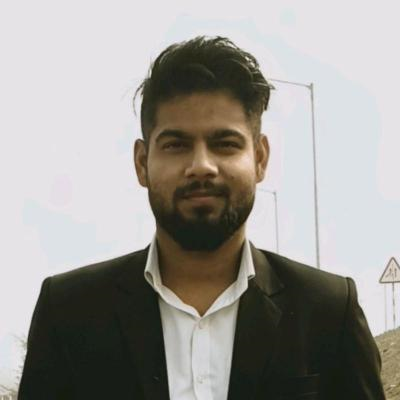
#> input picture Projects/Face & Eyes Detection from Image/Assets/Examples/dev.png, 400 x 400 px
$ jupyter execute Run.ipynb   (shell and % lines are left out)
#> lines starting #> are read from the running program, lines starting #| are printed output that depends on the picture; after the words box and inside, x2 and y2 are one past the last pixel; in counts of white or black regions, pixels touching at a corner belong together
[cell 1]
#install necessary libraries

[cell 2]
import numpy as np
from matplotlib import pyplot as plt
import cv2
#import libraries

[cell 3]
face_cascade = cv2.CascadeClassifier("Assets/Libraries/haarcascade_frontalface_default.xml")
eye_cascade = cv2.CascadeClassifier("Assets/Libraries/haarcascade_eye.xml")
img = cv2.imread("Assets/Examples/dev.png")
#> img is the input picture: shape (400, 400, 3); mean B, G, R 148.6, 153.6, 155.8

plt.imshow(cv2.cvtColor(img, cv2.COLOR_BGR2RGB))
plt.show()
#getting OpenCV lib & the image

[cell 4]
gray = cv2.cvtColor(img, cv2.COLOR_BGR2GRAY)
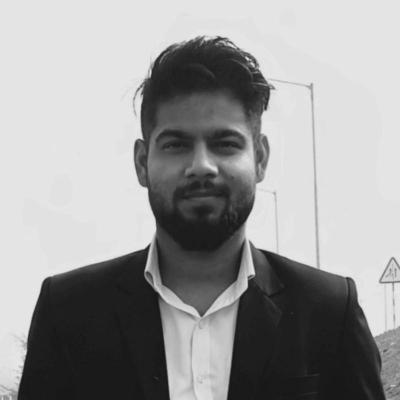
#> gray: shape (400, 400); min 15, max 244, mean 153.7
faces = face_cascade.detectMultiScale(gray, 1.3, 5)
#> faces = [[136, 94, 133, 133]]

plt.imshow(cv2.cvtColor(gray, cv2.COLOR_BGR2RGB))
plt.show()
#apply so changes(grayscale)

[cell 5]
for (x,y,w,h) in faces:
    img = cv2.rectangle(img,(x,y),(x+w,y+h),(255,0,0),2)
    roi_gray = gray[y:y+h, x:x+w]
    roi_color = img[y:y+h, x:x+w]
    eyes = eye_cascade.detectMultiScale(roi_gray)
#> this loop made 1 pass
#> (x, y, w, h, eyes) on pass 1: (136, 94, 133, 133, [[19, 34, 34, 34], [62, 25, 46, 46]])
#> pass 1, `img = cv2.rectangle(img,(x,y),(x+w,y+h),(255,0,0),2)`:
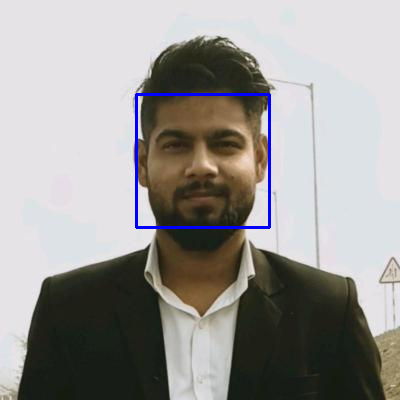
#> img: shape (400, 400, 3); 1% of pixels changed, all inside (x1, y1, x2, y2) = (135, 93, 271, 229)
#> pass 1, `roi_gray = gray[y:y+h, x:x+w]`:
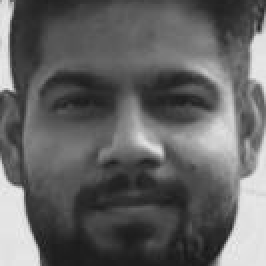
#> roi_gray: shape (133, 133) (shown 2 times larger); min 23, max 239, mean 99
#> pass 1, `roi_color = img[y:y+h, x:x+w]`:
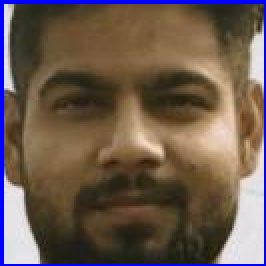
#> roi_color: shape (133, 133, 3) (shown 2 times larger); mean B, G, R 79.6, 90.6, 107.6
for (ex,ey,ew,eh) in eyes:
        cv2.rectangle(roi_color,(ex,ey),(ex+ew,ey+eh),(0,255,0),2)
#> this loop made 2 passes
#> (ex, ey, ew, eh) on passes 1 to 2: (19, 34, 34, 34), (62, 25, 46, 46)
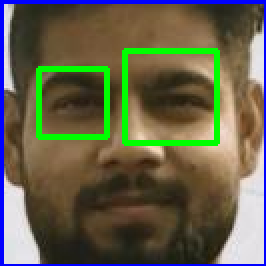
#> roi_color: shape (133, 133, 3) (shown 2 times larger); 5.38% of pixels changed, all inside (x1, y1, x2, y2) = (18, 24, 110, 73)
#detection and drawing the shapes

[cell 6]
plt.imshow(cv2.cvtColor(img, cv2.COLOR_BGR2RGB))
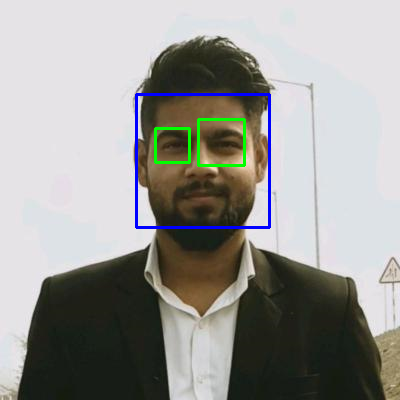
#> img: shape (400, 400, 3); 0.6% of pixels changed, all inside (x1, y1, x2, y2) = (154, 118, 246, 167)
plt.title('my picture')
plt.show()
#show the output
